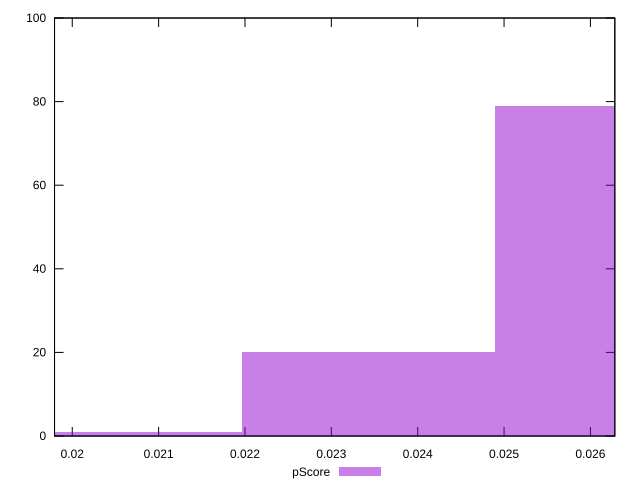

This figure's gnuplot source:
reset

$pScore <<EOF
0.026358811957716242 79
0.02343005507352555 20
0.020501298189334854 1
EOF

set key outside below
set boxwidth 0.0029287568841906936
set xrange [0.01979485356525046:0.026282671090451626]
set yrange [0:100]
set trange [0:100]
set style fill transparent solid 0.5 noborder
set terminal svg size 640, 490 enhanced background rgb 'white'
set output "report_00018_2021-02-10T15-25-16.877Z/uses-long-cache-ttl/samples/pages/pScore/histogram.svg"

plot $pScore title "pScore" with boxes

reset
